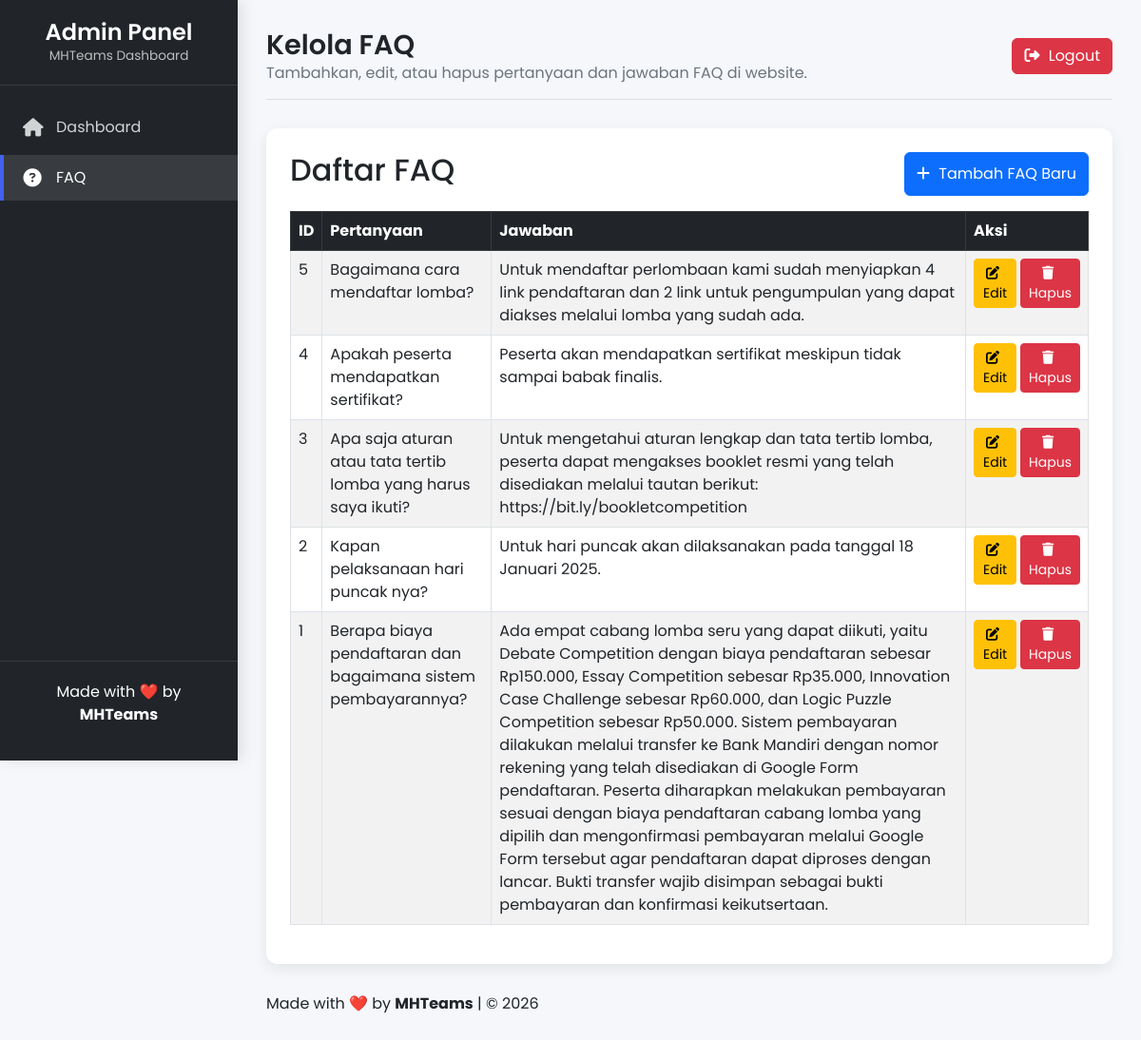
Before: /admin/faq.php (signed in) with the older database file.
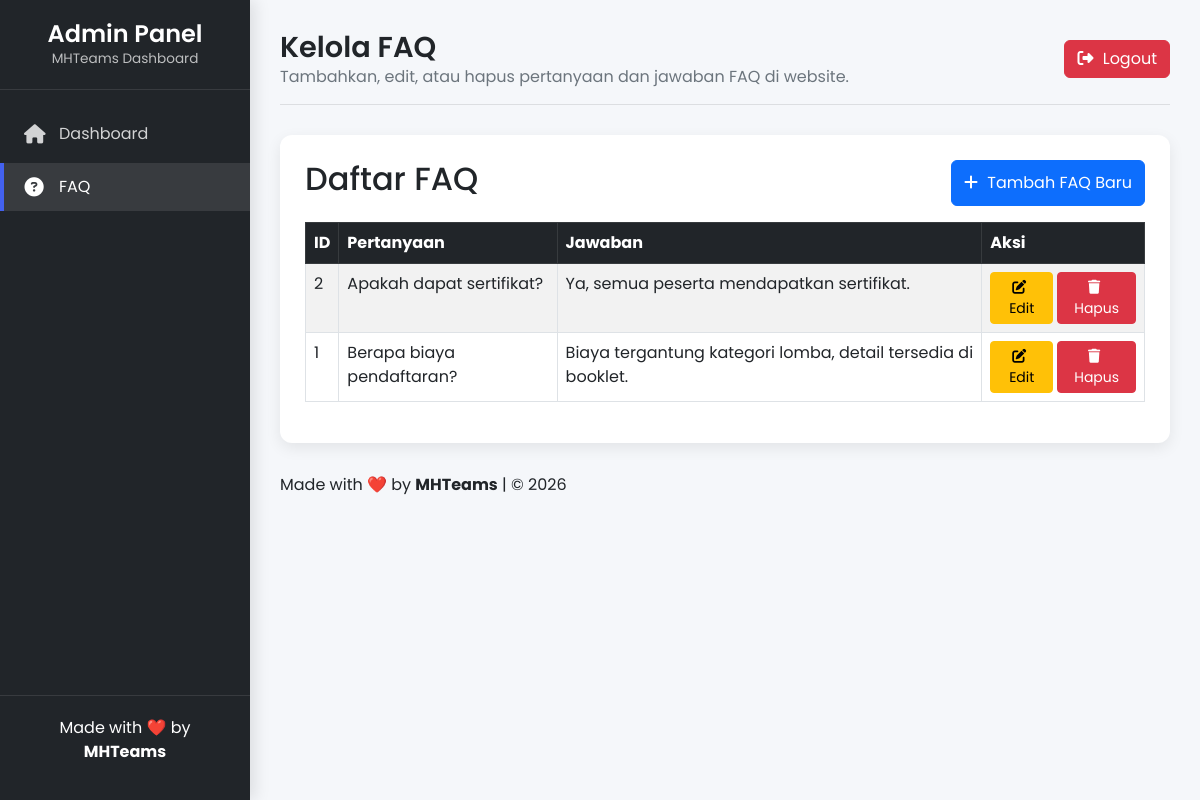
After: the same page with the newer database file.
### tables this page shows
CREATE TABLE faq (
            id INTEGER PRIMARY KEY AUTOINCREMENT,
            question TEXT NOT NULL,
            answer TEXT NOT NULL
        );

### admin/faq.php (the view, shortened to what this page needs)
<?php
include "../config.php";
$faqs = $conn->query("SELECT * FROM faq ORDER BY id DESC")->fetchAll(PDO::FETCH_ASSOC);
?>
<!DOCTYPE html>
<html lang="id">
<head>
    <link href="https://cdn.jsdelivr.net/npm/bootstrap@5.3.0/dist/css/bootstrap.min.css" rel="stylesheet">
    <link rel="stylesheet" href="https://cdnjs.cloudflare.com/ajax/libs/font-awesome/6.5.1/css/all.min.css">
</head>
<body>
<div class="admin-container">
    <div class="sidebar" id="sidebar">
        <div class="sidebar-header">
            <h3>Admin Panel</h3>
            <p>MHTeams Dashboard</p>
        </div>
        <div class="sidebar-menu">
            <ul>
                <li><a href="dashboard.php"><i class="fas fa-home"></i> Dashboard</a></li>
                <li><a href="faq.php" class="active"><i class="fas fa-question-circle"></i> FAQ</a></li>
            </ul>
        </div>
        <div class="sidebar-footer">
            <p>Made with ❤️ by <strong>MHTeams</strong></p>
        </div>
    </div>
    <div class="main-content">
        <div class="header">
            <div class="welcome-text">
                <h1>Kelola FAQ</h1>
                <p>Tambahkan, edit, atau hapus pertanyaan dan jawaban FAQ di website.</p>
            </div>
            <div class="user-info">
                <a href="logout.php" class="btn btn-danger"><i class="fas fa-right-from-bracket"></i> Logout</a>
            </div>
        </div>
        <div class="page-content">
            <div class="d-flex justify-content-between mb-3">
                <h2>Daftar FAQ</h2>
                <button class="btn btn-primary" data-bs-toggle="modal" data-bs-target="#addModal">
                    <i class="fas fa-plus"></i> Tambah FAQ Baru
                </button>
            </div>
            <?php if(count($faqs) > 0): ?>
            <table class="table table-bordered table-striped">
                <thead class="table-dark">
                    <tr>
                        <th>ID</th>
                        <th>Pertanyaan</th>
                        <th>Jawaban</th>
                        <th>Aksi</th>
                    </tr>
                </thead>
                <tbody>
                    <?php foreach($faqs as $f): ?>
                    <tr>
                        <td><?= $f['id'] ?></td>
                        <td><?= htmlspecialchars($f['question']) ?></td>
                        <td><?= htmlspecialchars($f['answer']) ?></td>
                        <td>
                            <div class="d-flex gap-1">
                                <button class="btn btn-warning btn-sm" data-bs-toggle="modal" data-bs-target="#editModal<?= $f['id'] ?>">
                                    <i class="fas fa-edit"></i> Edit
                                </button>
                                <form method="post" class="d-inline" onsubmit="return confirm('Yakin ingin menghapus FAQ ini?');">
                                    <button class="btn btn-danger btn-sm"><i class="fas fa-trash"></i> Hapus</button>
                                </form>
                            </div>
                        </td>
                    </tr>
                    <?php endforeach; ?>
                </tbody>
            </table>
            <?php endif; ?>
        </div>
        <div class="footer mt-4">
            <p>Made with ❤️ by <strong>MHTeams</strong> | © <?= date('Y'); ?></p>
        </div>
    </div>
</div>
</body>
</html>

Changed rows visible on the page:
removed faq: id "5", question "Bagaimana cara mendaftar lomba?", answer "Untuk mendaftar perlombaan kami sudah menyiapkan 4 link pendaftaran dan 2 link untuk pengumpulan yang dapat diakses melalui lomba yang sudah ada."
removed faq: id "4", question "Apakah peserta mendapatkan sertifikat?", answer "Peserta akan mendapatkan sertifikat meskipun tidak sampai babak finalis."
removed faq: id "3", question "Apa saja aturan atau tata tertib lomba yang harus saya ikuti?", answer "Untuk mengetahui aturan lengkap dan tata tertib lomba, peserta dapat mengakses booklet resmi yang telah disediakan melalui tautan berikut: https://bit.ly/bookletcompetition"
changed faq id 2: question "Kapan pelaksanaan hari puncak nya?" → "Apakah dapat sertifikat?"; answer "Untuk hari puncak akan dilaksanakan pada tanggal 18 Januari 2025." → "Ya, semua peserta mendapatkan sertifikat."
changed faq id 1: question "Berapa biaya pendaftaran dan bagaimana sistem pembayarannya?" → "Berapa biaya pendaftaran?"; answer "Ada empat cabang lomba seru yang dapat diikuti, yaitu Debate Competition dengan biaya pendaftaran sebesar Rp150.000, Essay Competition sebesar Rp35.000, Innovation Case Challenge sebesar Rp60.000, dan Logic Puzzle Competition sebesar Rp50.000. Sistem pembayaran dilakukan melalui transfer ke Bank Mandiri dengan nomor rekening yang telah disediakan di Google Form pendaftaran. Peserta diharapkan melakukan pembayaran sesuai dengan biaya pendaftaran cabang lomba yang dipilih dan mengonfirmasi pembayaran melalui Google Form tersebut agar pendaftaran dapat diproses dengan lancar. Bukti transfer wajib disimpan sebagai bukti pembayaran dan konfirmasi keikutsertaan." → "Biaya tergantung kategori lomba, detail tersedia di booklet."
